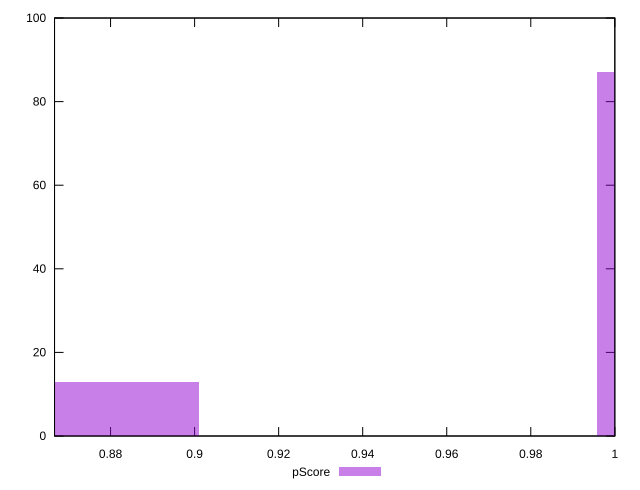

Reproduce this figure in gnuplot.
reset

$pScore <<EOF
0.8535140472287852 13
1.0431838355018486 87
EOF

set key outside below
set boxwidth 0.09483489413653169
set xrange [0.8666666666666667:1]
set yrange [0:100]
set trange [0:100]
set style fill transparent solid 0.5 noborder
set terminal svg size 640, 490 enhanced background rgb 'white'
set output "report_00018_2021-02-10T15-25-16.877Z/uses-http2/samples/pages+cached+noadtech+nomedia/pScore/histogram.svg"

plot $pScore title "pScore" with boxes

reset
